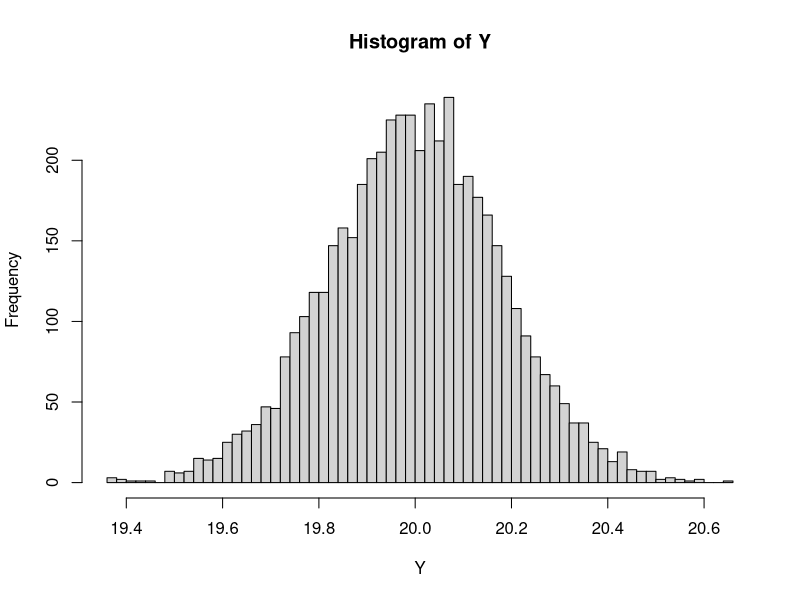

Generate this figure with R:
N <- 300
a <- 40
b <- 2
R <- 5050
X <- rgamma(N, shape = a, rate = b)
mean(X)
Y <- replicate(R, mean(rgamma(N, shape = a, rate = b)))
hist(Y, breaks = "fd")